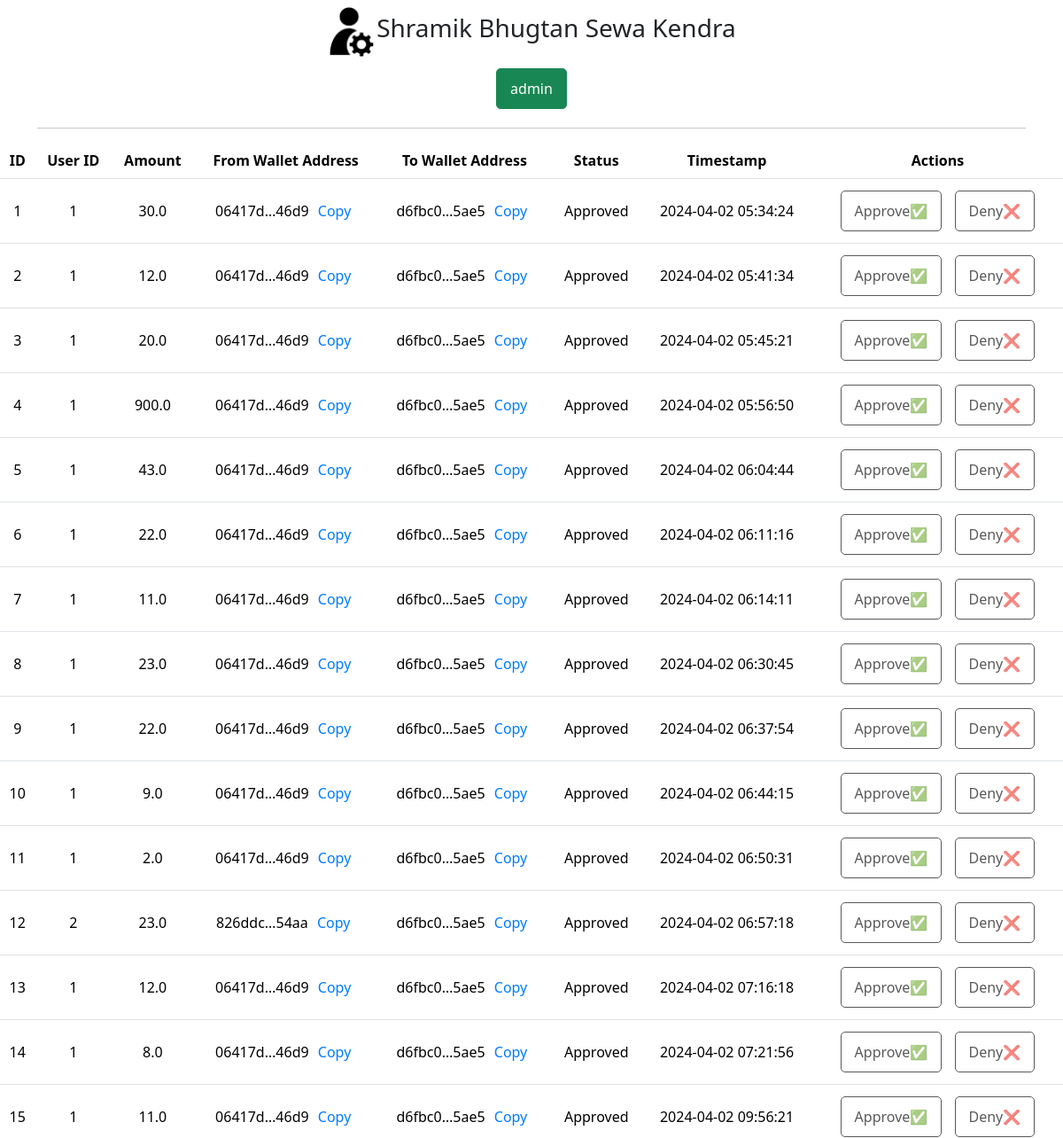
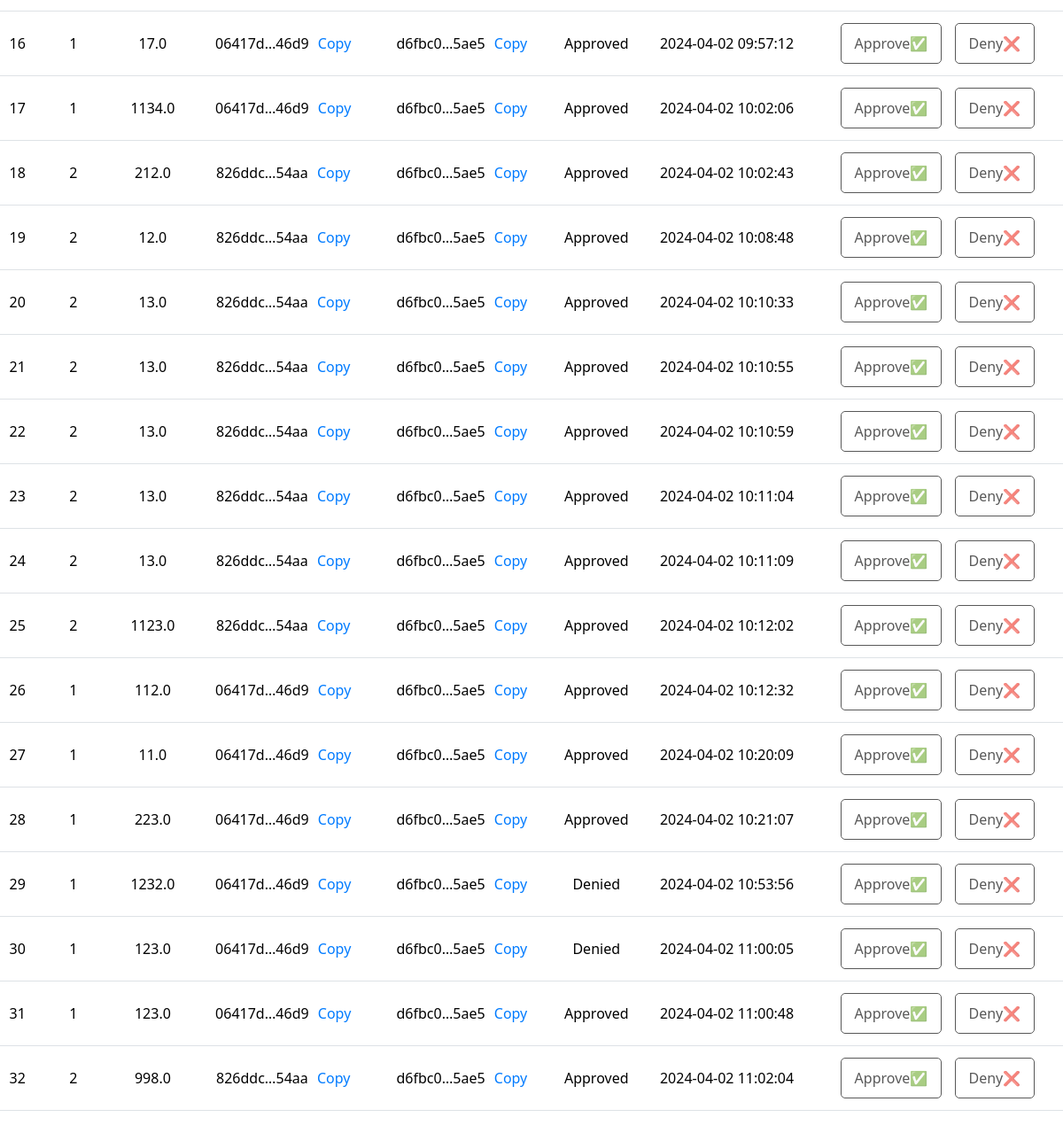
Screenshot of /admin/withdrawal-requests (signed in) with the database file from the repository (2 pictures, top to bottom).
### main.py (models this page shows, shortened)
class WithdrawalRequest(db.Model):
    id = db.Column(db.Integer, primary_key=True)
    user_id = db.Column(db.Integer, db.ForeignKey('user.id'), nullable=False)
    amount = db.Column(db.Float, nullable=False)
    wallet_address = db.Column(db.String(255), nullable=False)
    from_wallet_address = db.Column(db.String(255), nullable=False)  # Add this line
    status = db.Column(db.String(50), nullable=False, default='Pending')
    timestamp = db.Column(db.DateTime, default=datetime.utcnow)

### main.py (the view)
@app.route('/admin/withdrawal-requests')
def admin_withdrawal_requests():
    if 'admin_id' not in session:
        return redirect('/admin/')
    withdrawal_requests = WithdrawalRequest.query.all()
    return render_template('admin/withdrawal_requests.html', withdrawal_requests=withdrawal_requests)

### templates/admin/withdrawal_requests.html (shortened to what this page needs)
{% extends "admin/layout.html" %}
{% block content %}
<div class="table-responsive">
    <table class="table">
        <thead class="thead-light">
            <tr>
                <th>ID</th>
                <th>User ID</th>
                <th>Amount</th>
                <th>From Wallet Address</th>
                <th>To Wallet Address</th>
                <th>Status</th>
                <th>Timestamp</th>
                <th>Actions</th>
            </tr>
        </thead>
        <tbody>
            {% for request in withdrawal_requests %}
            <tr>
                <td>{{ request.id }}</td>
                <td>{{ request.user_id }}</td>
                <td>{{ request.amount }}</td>
                <td class="wallet-address">
                    <span title="{{ request.from_wallet_address }}">{{ request.from_wallet_address[:6] }}…{{ request.from_wallet_address[-4:] }}</span>
                    <button class="copy-btn" onclick="navigator.clipboard.writeText('{{ request.from_wallet_address }}')">Copy</button>
                </td>
                <td class="wallet-address">
                    <span title="{{ request.wallet_address }}">{{ request.wallet_address[:6] }}…{{ request.wallet_address[-4:] }}</span>
                    <button class="copy-btn" onclick="navigator.clipboard.writeText('{{ request.wallet_address }}')">Copy</button>
                </td>
                <td class="status-{{ request.status|lower }}">{{ request.status }}</td>
                <td class="timestamp">{{ request.timestamp.strftime('%Y-%m-%d %H:%M:%S') }}</td>
                <td>
                    <button onclick="location.href='{{ url_for('approve_withdrawal', request_id=request.id) }}'"
                        class="btn btn-approve {{ 'btn-disabled' if request.status != 'Pending' else '' }}"
                        {{ 'disabled' if request.status != 'Pending' else '' }}>Approve</button>
                    <button onclick="location.href='{{ url_for('deny_withdrawal', request_id=request.id) }}'"
                        class="btn btn-deny {{ 'btn-disabled' if request.status != 'Pending' else '' }}"
                        {{ 'disabled' if request.status != 'Pending' else '' }}>Deny</button>
                </td>
            </tr>
            {% endfor %}
        </tbody>
    </table>
</div>
{% endblock content %}

### templates/admin/withdrawal_requests.html (style rules this page uses)
.table td, .table th { text-align: center; vertical-align: middle; }
.copy-btn { background: transparent; border: none; color: #017bff; cursor: pointer; }
.status-approved { color: #28a745; }
.status-denied { color: #dc3545; }
.btn { margin: 5px; padding: 10px 15px; border-radius: 5px; }
.btn-approve { color: white; background-color: #28a745; border-color: #28a745; }
.btn-deny { color: white; background-color: #dc3545; border-color: #dc3545; }
.btn-copy, .btn-approve, .btn-deny { font-size: 16px; }
.btn-approve::after { content: '✅'; }
.btn-deny::after { content: '❌'; }

### rows the page displays
WithdrawalRequest: id "1", user_id "1", amount "30.0", from_wallet_address "06417d", from_wallet_address "46d9", wallet_address "d6fbc0", wallet_address "5ae5", status "Approved", timestamp "2024-04-02 05:34:24"
WithdrawalRequest: id "2", user_id "1", amount "12.0", from_wallet_address "06417d", from_wallet_address "46d9", wallet_address "d6fbc0", wallet_address "5ae5", status "Approved", timestamp "2024-04-02 05:41:34"
WithdrawalRequest: id "3", user_id "1", amount "20.0", from_wallet_address "06417d", from_wallet_address "46d9", wallet_address "d6fbc0", wallet_address "5ae5", status "Approved", timestamp "2024-04-02 05:45:21"
WithdrawalRequest: id "4", user_id "1", amount "900.0", from_wallet_address "06417d", from_wallet_address "46d9", wallet_address "d6fbc0", wallet_address "5ae5", status "Approved", timestamp "2024-04-02 05:56:50"
WithdrawalRequest: id "5", user_id "1", amount "43.0", from_wallet_address "06417d", from_wallet_address "46d9", wallet_address "d6fbc0", wallet_address "5ae5", status "Approved", timestamp "2024-04-02 06:04:44"
WithdrawalRequest: id "6", user_id "1", amount "22.0", from_wallet_address "06417d", from_wallet_address "46d9", wallet_address "d6fbc0", wallet_address "5ae5", status "Approved", timestamp "2024-04-02 06:11:16"
WithdrawalRequest: id "7", user_id "1", amount "11.0", from_wallet_address "06417d", from_wallet_address "46d9", wallet_address "d6fbc0", wallet_address "5ae5", status "Approved", timestamp "2024-04-02 06:14:11"
WithdrawalRequest: id "8", user_id "1", amount "23.0", from_wallet_address "06417d", from_wallet_address "46d9", wallet_address "d6fbc0", wallet_address "5ae5", status "Approved", timestamp "2024-04-02 06:30:45"
WithdrawalRequest: id "9", user_id "1", amount "22.0", from_wallet_address "06417d", from_wallet_address "46d9", wallet_address "d6fbc0", wallet_address "5ae5", status "Approved", timestamp "2024-04-02 06:37:54"
WithdrawalRequest: id "10", user_id "1", amount "9.0", from_wallet_address "06417d", from_wallet_address "46d9", wallet_address "d6fbc0", wallet_address "5ae5", status "Approved", timestamp "2024-04-02 06:44:15"
WithdrawalRequest: id "11", user_id "1", amount "2.0", from_wallet_address "06417d", from_wallet_address "46d9", wallet_address "d6fbc0", wallet_address "5ae5", status "Approved", timestamp "2024-04-02 06:50:31"
WithdrawalRequest: id "12", user_id "2", amount "23.0", from_wallet_address "826ddc", from_wallet_address "54aa", wallet_address "d6fbc0", wallet_address "5ae5", status "Approved", timestamp "2024-04-02 06:57:18"
WithdrawalRequest: id "13", user_id "1", amount "12.0", from_wallet_address "06417d", from_wallet_address "46d9", wallet_address "d6fbc0", wallet_address "5ae5", status "Approved", timestamp "2024-04-02 07:16:18"
WithdrawalRequest: id "14", user_id "1", amount "8.0", from_wallet_address "06417d", from_wallet_address "46d9", wallet_address "d6fbc0", wallet_address "5ae5", status "Approved", timestamp "2024-04-02 07:21:56"
WithdrawalRequest: id "15", user_id "1", amount "11.0", from_wallet_address "06417d", from_wallet_address "46d9", wallet_address "d6fbc0", wallet_address "5ae5", status "Approved", timestamp "2024-04-02 09:56:21"
WithdrawalRequest: id "16", user_id "1", amount "17.0", from_wallet_address "06417d", from_wallet_address "46d9", wallet_address "d6fbc0", wallet_address "5ae5", status "Approved", timestamp "2024-04-02 09:57:12"
WithdrawalRequest: id "17", user_id "1", amount "1134.0", from_wallet_address "06417d", from_wallet_address "46d9", wallet_address "d6fbc0", wallet_address "5ae5", status "Approved", timestamp "2024-04-02 10:02:06"
WithdrawalRequest: id "18", user_id "2", amount "212.0", from_wallet_address "826ddc", from_wallet_address "54aa", wallet_address "d6fbc0", wallet_address "5ae5", status "Approved", timestamp "2024-04-02 10:02:43"
WithdrawalRequest: id "19", user_id "2", amount "12.0", from_wallet_address "826ddc", from_wallet_address "54aa", wallet_address "d6fbc0", wallet_address "5ae5", status "Approved", timestamp "2024-04-02 10:08:48"
WithdrawalRequest: id "20", user_id "2", amount "13.0", from_wallet_address "826ddc", from_wallet_address "54aa", wallet_address "d6fbc0", wallet_address "5ae5", status "Approved", timestamp "2024-04-02 10:10:33"
WithdrawalRequest: id "21", user_id "2", amount "13.0", from_wallet_address "826ddc", from_wallet_address "54aa", wallet_address "d6fbc0", wallet_address "5ae5", status "Approved", timestamp "2024-04-02 10:10:55"
WithdrawalRequest: id "22", user_id "2", amount "13.0", from_wallet_address "826ddc", from_wallet_address "54aa", wallet_address "d6fbc0", wallet_address "5ae5", status "Approved", timestamp "2024-04-02 10:10:59"
WithdrawalRequest: id "23", user_id "2", amount "13.0", from_wallet_address "826ddc", from_wallet_address "54aa", wallet_address "d6fbc0", wallet_address "5ae5", status "Approved", timestamp "2024-04-02 10:11:04"
WithdrawalRequest: id "24", user_id "2", amount "13.0", from_wallet_address "826ddc", from_wallet_address "54aa", wallet_address "d6fbc0", wallet_address "5ae5", status "Approved", timestamp "2024-04-02 10:11:09"
WithdrawalRequest: id "25", user_id "2", amount "1123.0", from_wallet_address "826ddc", from_wallet_address "54aa", wallet_address "d6fbc0", wallet_address "5ae5", status "Approved", timestamp "2024-04-02 10:12:02"
WithdrawalRequest: id "26", user_id "1", amount "112.0", from_wallet_address "06417d", from_wallet_address "46d9", wallet_address "d6fbc0", wallet_address "5ae5", status "Approved", timestamp "2024-04-02 10:12:32"
WithdrawalRequest: id "27", user_id "1", amount "11.0", from_wallet_address "06417d", from_wallet_address "46d9", wallet_address "d6fbc0", wallet_address "5ae5", status "Approved", timestamp "2024-04-02 10:20:09"
WithdrawalRequest: id "28", user_id "1", amount "223.0", from_wallet_address "06417d", from_wallet_address "46d9", wallet_address "d6fbc0", wallet_address "5ae5", status "Approved", timestamp "2024-04-02 10:21:07"
WithdrawalRequest: id "29", user_id "1", amount "1232.0", from_wallet_address "06417d", from_wallet_address "46d9", wallet_address "d6fbc0", wallet_address "5ae5", status "Denied", timestamp "2024-04-02 10:53:56"
WithdrawalRequest: id "30", user_id "1", amount "123.0", from_wallet_address "06417d", from_wallet_address "46d9", wallet_address "d6fbc0", wallet_address "5ae5", status "Denied", timestamp "2024-04-02 11:00:05"
WithdrawalRequest: id "31", user_id "1", amount "123.0", from_wallet_address "06417d", from_wallet_address "46d9", wallet_address "d6fbc0", wallet_address "5ae5", status "Approved", timestamp "2024-04-02 11:00:48"
WithdrawalRequest: id "32", user_id "2", amount "998.0", from_wallet_address "826ddc", from_wallet_address "54aa", wallet_address "d6fbc0", wallet_address "5ae5", status "Approved", timestamp "2024-04-02 11:02:04"

### other values shown
{{ session.admin_name }} "admin"
